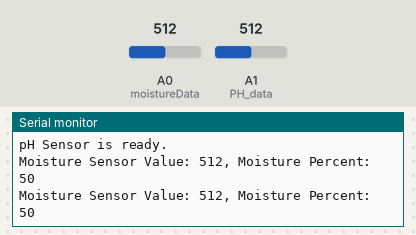
Recording of a sketch running on a simulated Arduino MKR. On the bench: the last lines printed to the serial monitor. The inputs (shaded band) are chosen by the test bench; at power-on: A0 (moistureData) = 512, A1 (PH_data) = 512. WiFi joins after 1.5 s; servers stay silent unless stated.

Above: at 4.5 s.
4.6 s: A0 (moistureData) set to 716
At 8.9 s:
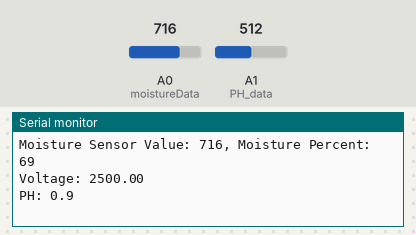
11.3 s: A0 (moistureData) set to 900
At 12.1 s:
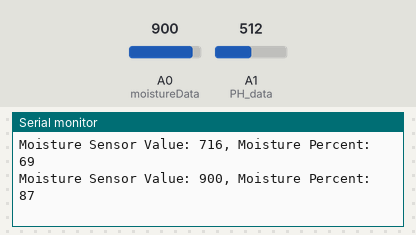
12.8 s: A1 (PH_data) set to 900
At 14.1 s:
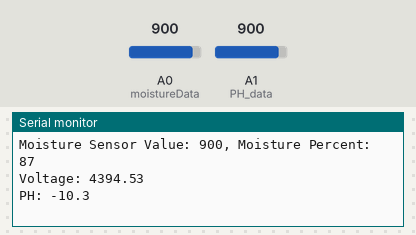
Timing chart, 0 to 15.3 s (numbered marks = the images above; inputs shaded):
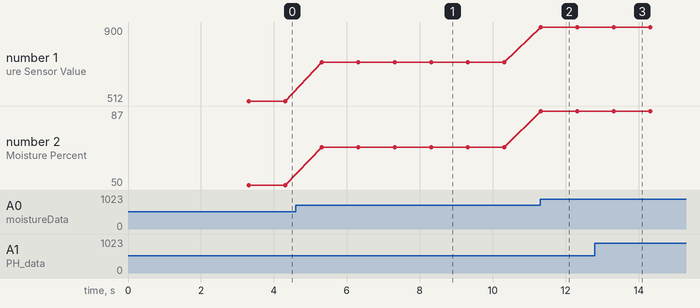

The sketch:

BlynkComplete.ino
```cpp
#define BLYNK_TEMPLATE_ID "TMPL4mPhgtRSv"
#define BLYNK_TEMPLATE_NAME "IoT Plant Monitoring"

#include <WiFiNINA.h>
#include <BlynkSimpleWiFiNINA.h>
#include <Wire.h>
#include "DFRobot_PH.h"
#include <EEPROM.h>

// Moisture
int moistureData = A0;
int sensorValue = 0;
int percent = 0;

#define PH_data A1
float voltagePH, phValue, temperature = 25;
DFRobot_PH ph;

float voltagePH_4 = 1967.77; // voltage at pH 4.0
float voltagePH_7 = 1459.96; // voltage at pH 7.0
float m = (4.0 - 7.0) / (voltagePH_4 - voltagePH_7); // Slope
float b = 7.0 - m * voltagePH_7; // Intercept

// WiFi credentials
char ssid[] = "TP-Link_88EA";
char pass[] = "29175529";

// Cloud credentials
char auth[] = "GrDoMrKxwAj2hc-FzF-amXeZcJtQ20QK";

void setup() {

  Serial.begin(9600);
  while (!Serial) {
    ;
  }

  // connecting to WiFi network
  Serial.print("Attempting to connect to SSID: ");
  Serial.println(ssid);
  while (WiFi.begin(ssid, pass) != WL_CONNECTED) {
    // Failed, retry
    Serial.print(".");
    delay(5000);
  }

  Serial.println("You're connected to the network");
  Serial.println();

  // Initialize cloud
  Blynk.begin(auth, ssid, pass);
  Serial.println("Blynk is connected");

  ph.begin();
  Serial.println("pH Sensor is ready.");
}

void loop() {

  sensorValue = analogRead(moistureData);
  percent = map(sensorValue, 0, 1023, 0, 100); // Map the sensor value to a percentage (assuming 0-1023 range)


  Serial.print("Moisture Sensor Value: ");
  Serial.print(sensorValue);
  Serial.print(", Moisture Percent: ");
  Serial.println(percent);

  // Sending moisture value to cloud
  Blynk.virtualWrite(V3, percent); //  virtual pin for the moisture sensor

  // Read PH sensor value
  static unsigned long timepoint = millis();
  if (millis() - timepoint > 5000U) {
    timepoint = millis();
    voltagePH = analogRead(PH_data) / 1024.0 * 5000; // reading pH voltage
    Serial.print("Voltage: ");
    Serial.println(voltagePH);

    phValue = m * voltagePH + b;

    if (isnan(phValue)) {
      Serial.println("Error: pH calculation resulted in NaN.");
    } else {
      Serial.print("PH: ");
      Serial.println(phValue, 1);

      // Sending pH value to cloud
      Blynk.virtualWrite(V2, phValue); //virtual pin for the pH sensor
    }
  }

  // cloud
  Blynk.run();

  // Wait before reading again
  delay(1000);
}

void calibration() {
  Serial.println("Enter Calibration Mode");
  while (1) {
    if (Serial.available() > 0) {
      char cal_cmd = Serial.read();
      if (cal_cmd == '4' || cal_cmd == '7' || cal_cmd == '1') {
        float voltage = analogRead(PH_data) * 5.0 / 1024.0; // analog reading to voltage in V
        int ph_val = (cal_cmd == '1') ? 10 : cal_cmd - '0'; // Convert '4', '7', '1' to 4, 7, 10
        ph.calibration(voltage, temperature);
        Serial.print("Calibrated at pH ");
        Serial.println(ph_val);
      } else if (cal_cmd == 'e') {
        Serial.println("Exit Calibration Mode");
        break;
      }
    }
  }
}
```

Measured:
- after the input at 4.6 s, the serial monitor: prints a new line after 0.71 s (image 1)
- after the input at 11.3 s, the serial monitor: prints a new line at once (image 2)
- after the input at 12.8 s, the serial monitor: prints a new line after 0.52 s (image 3)
- plotted number 1: 512 → 716 after the input at 4.6 s, 716 → 900 after the input at 11.3 s
- plotted number 2: 50 → 69 after the input at 4.6 s, 69 → 87 after the input at 11.3 s
